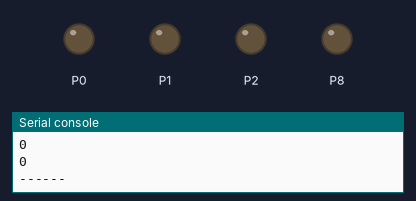
A program run on a simulated BBC micro:bit running MicroPython. On the bench: output pins drawn as LEDs (lit = HIGH), the last lines printed to the serial console.

Above: at 0.5 s.
At 2.5 s:
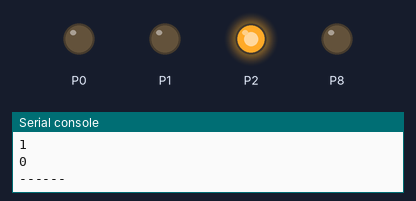
At 4.5 s:
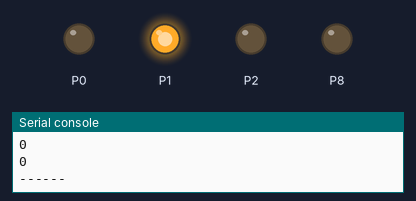
At 9.5 s:
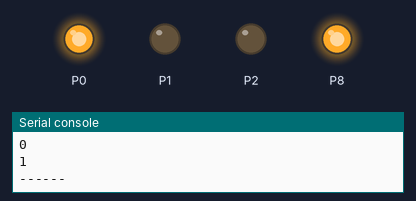
At 14.5 s:
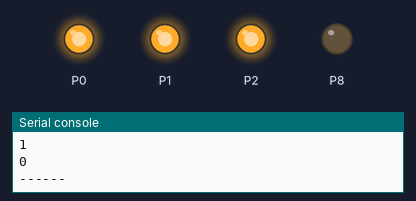
At 19.5 s:
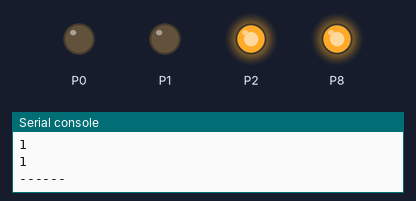
Timing chart, 0 to 20.8 s (numbered marks = the images above):
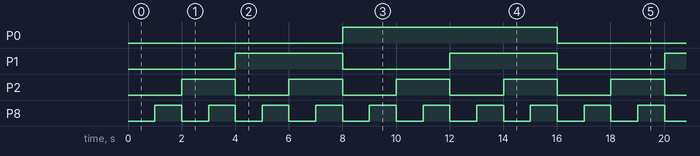

Measured:
- by itself, P0: alternates HIGH for 8.0 s and LOW for 8.0 s
- by itself, P1: alternates HIGH for 4.0 s and LOW for 4.0 s
- by itself, P2: alternates HIGH for 2.0 s and LOW for 2.0 s
- by itself, P8: alternates HIGH for 1.0 s and LOW for 1.0 s

The program:

prog07.py
```python
from microbit import *

counter_led_pins = [pin0, pin1, pin2, pin8]

counter = 0
try:
    while True:
        for i in range(4):
            signal = int('{:04b}'.format(counter)[i])
            print(signal)
            counter_led_pins[i].write_digital(signal)
        print('------')
        if counter == 15:
            counter = 0
        else:
            counter = counter + 1
        sleep(1000)
except KeyboardInterrupt as e:
    print("Interrupted by the user...")
```
